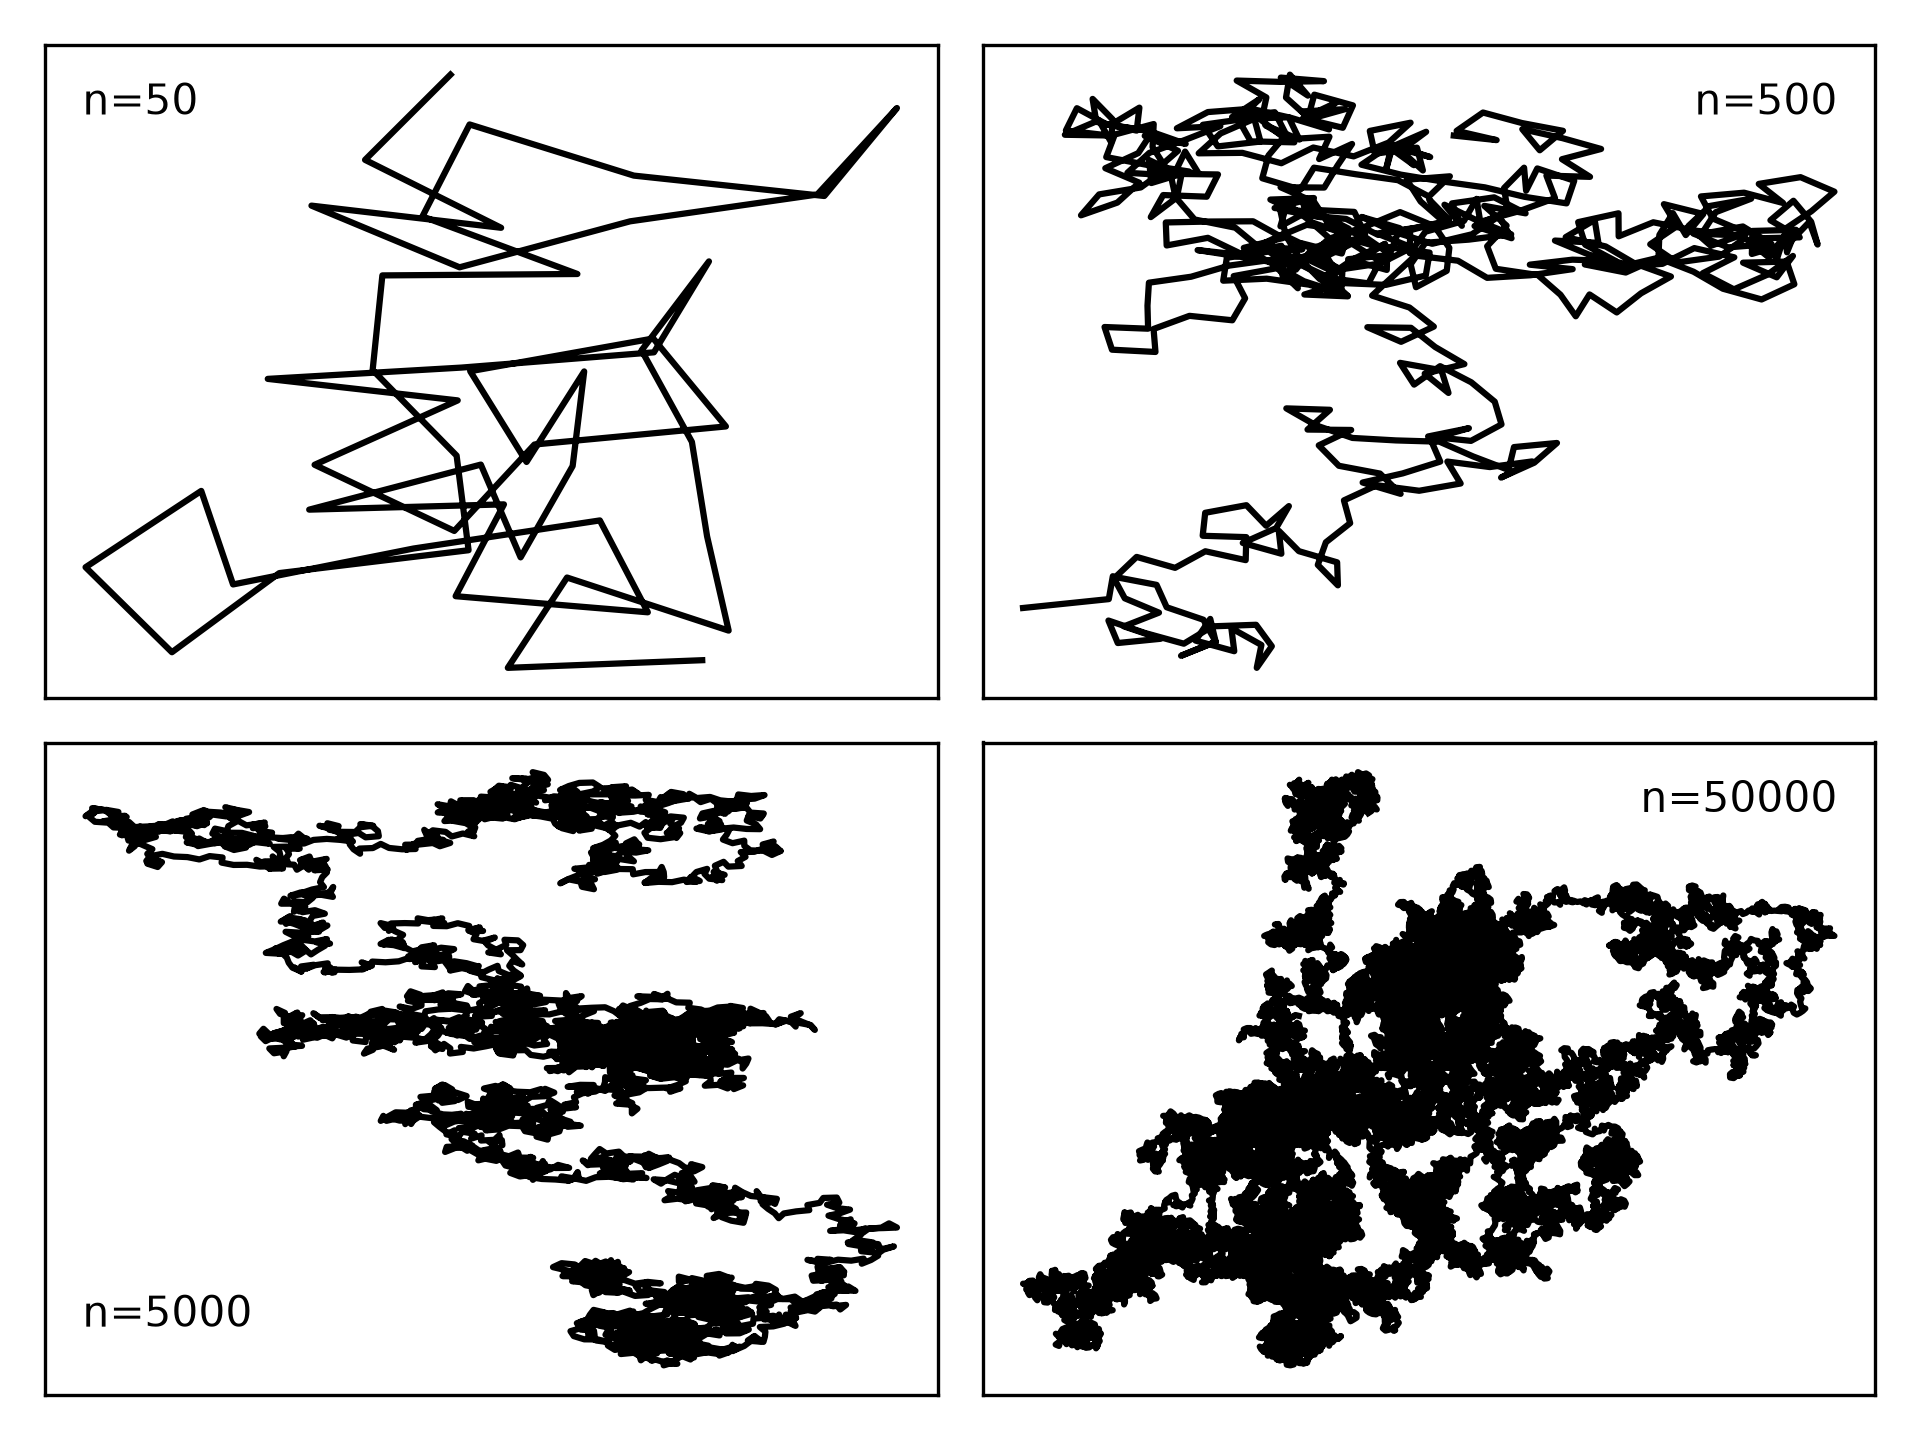

Source code (Python):
import random  
import math  
import matplotlib.pyplot as plt  
random.seed()  
n=[50, 500, 5000, 50000] # número de pasos  
r=0.5 # longitud del paso  
x1=y1=x2=y2=x3=y3=x4=y4=0 # punto de partida (x,y)=(0,0)  
lista1x=[x1]  
lista1y=[y1]
lista2x=[x2]  
lista2y=[y2] 
lista3x=[x3]  
lista3y=[y3] 
lista4x=[x4]  
lista4y=[y4]   
 
for i in range(n[0]):  
  angulo1=random.random()*math.pi*2  # en radianes  
  x1+=r*math.cos(angulo1)  
  y1+=r*math.sin(angulo1)    
  lista1x.append(x1)  
  lista1y.append(y1)
  
  
for i in range(n[1]):  
  angulo2=random.random()*math.pi*2
  x2+=r*math.cos(angulo2)  
  y2+=r*math.sin(angulo2)
  lista2x.append(x2)  
  lista2y.append(y2)

    
for i in range(n[2]):
  angulo3=random.random()*math.pi*2
  x3+=r*math.cos(angulo3)  
  y3+=r*math.sin(angulo3)
  lista3x.append(x3)  
  lista3y.append(y3)


for i in range(n[3]):
  angulo4=random.random()*math.pi*2  
  x4+=r*math.cos(angulo4)  
  y4+=r*math.sin(angulo4)     
  lista4x.append(x4)  
  lista4y.append(y4)
  
  
  
fig, axs = plt.subplots(2,2)
axs[0, 0].plot(lista1x,lista1y, 'k')
axs[0, 1].plot(lista2x,lista2y, 'k')
axs[1, 0].plot(lista3x,lista3y, 'k')
axs[1, 1].plot(lista4x,lista4y, 'k')

axs[0,0].axes.get_xaxis().set_visible(False)
axs[0,0].axes.get_yaxis().set_visible(False)
axs[0,0].legend(title='n=50', loc='best', frameon=False)
axs[0,1].axes.get_xaxis().set_visible(False)
axs[0,1].axes.get_yaxis().set_visible(False)
axs[0,1].legend(title='n=500', loc='best',frameon=False)
axs[1,0].axes.get_xaxis().set_visible(False)
axs[1,0].axes.get_yaxis().set_visible(False)
axs[1,0].legend(title='n=5000', loc='best', frameon=False)
axs[1,1].axes.get_xaxis().set_visible(False)
axs[1,1].axes.get_yaxis().set_visible(False)
axs[1,1].legend(title='n=50000', loc='best', frameon=False)
plt.tight_layout()
plt.savefig('codigos randomWalk/RandomWalk_Grafica=2.png', dpi=300)
fig.show()
